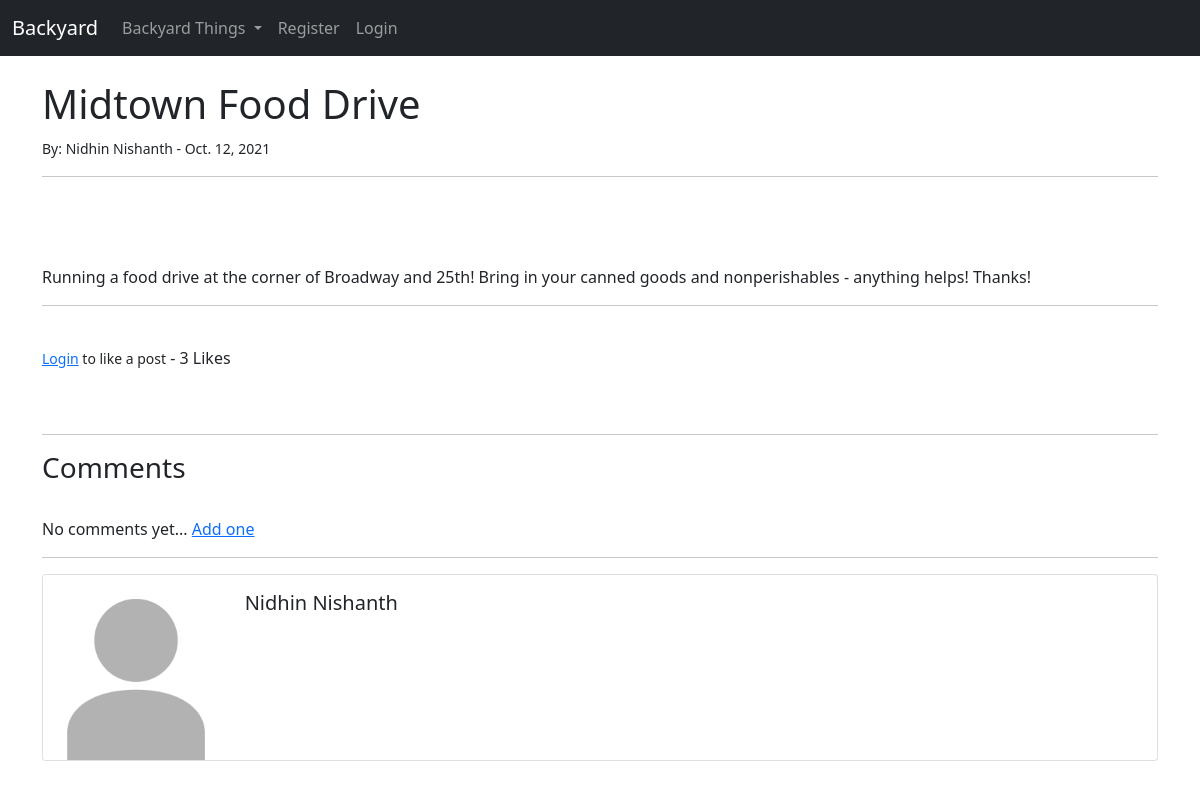
/post/1, run on the app's committed database.
### blog/models.py (models this page shows, shortened)
class Post(models.Model):
    title = models.CharField(max_length=255)
    header_image = models.ImageField(null=True, blank=True, upload_to="images/")
    title_tag = models.CharField(max_length=255)
    author = models.ForeignKey(User, on_delete=models.CASCADE)
    body = RichTextField(blank=True, null=True)
    post_date = models.DateField(auto_now_add=True)
    snippet = models.CharField(max_length=255)
    category = models.CharField(max_length=255, default="event")
    likes = models.ManyToManyField(User, related_name='blog_post')
    def total_likes(self):
        return self.likes.count()

### blog/views.py (the view)
# urls.py: path('post/<int:pk>', PostDetailView.as_view(), name="post_detail"),
class PostDetailView(DetailView):
    model = Post
    template_name = "post_detail.html"
    def get_context_data(self, *args, **kwargs):
        cat_menu = Category.objects.all()
        context = super(PostDetailView, self).get_context_data(*args, **kwargs)
        post = get_object_or_404(Post, id=self.kwargs['pk'])
        total_likes = post.total_likes()
        liked = False
        if post.likes.filter(id=self.request.user.id).exists():
            liked = True
        context["cat_menu"] = cat_menu
        context["total_likes"] = total_likes
        context["liked"] = liked
        return context

### blog/models.py (called while the page is built)
    def __str__(self):
        return self.name

### blog/templates/post_detail.html (shortened to what this page needs)
{% extends 'base.html' %}
{% load static %}
{% block content %}
<h1> {{ post.title }}</h1>
<small>By: {{post.author.first_name }}
    {{post.author.last_name}}  -
    {{post.post_date}}
</small><br/>
<hr>
<br/>
<br/><br/>
{{ post.body |safe}}
<hr>
<br/>
<form action="{% url 'like_post' post.pk %}" method = "POST">
    {% if user.is_authenticated %}
        {% if liked %}
            <button type="submit", name = "post_id", value = "{{ post.id }}", class = "btn btn-danger btn-sm"> Unlike</button>
        {% else %}
            <button type="submit", name = "post_id", value = "{{ post.id }}", class = "btn btn-primary btn-sm">Like</button>
        {% endif %}
    {% else %}
    <small> <a href="{% url 'login' %}">Login</a> to like a post</small>
    {% endif %}
    -  {{ total_likes }} Like{{ total_likes | pluralize}}
</form>
<br/><br/>
<hr>
<h3>Comments</h3>
<br/>
{% if not post.comments.all %}
    No comments yet... <a href="#">
    Add one </a>
{% endif %}
<hr>
<div class="card mb-3">
  <div class="row g-0">
    <div class="col-md-2">
    {% if post.author.profile.profile_pic %}
        <img src = "{{ post.author.profile.profile_pic.url }}" class = "card-img">
    {% else %}
        <img src = "{% static 'blog/images/default_image.png' %}"  class = "card-img">
    {% endif %}
    </div>
    <div class="col-md-10">
      <div class="card-body">
        <h5 class="card-title">{{post.author.first_name }} {{post.author.last_name}}</h5>
      </div>
    </div>
  </div>
</div>
{% endblock %}

### data on the page
Post: title "Midtown Food Drive", author.first_name "Nidhin", author.last_name "Nishanth", post_date "Oct. 12, 2021", body "Running a food drive at the corner of Broadway and 25th! Bring in your canned goods and nonperishables - anything helps! Thanks!"

### other printed values
{{ total_likes }} "3"
{{ total_likes | pluralize }} "s"
